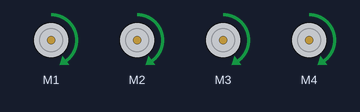
This sketch was run on a simulated Arduino Uno, built with avr-gcc and run on an emulated ATmega328P. Shown: 4 × DC motor (green arrow = forward, orange = backward, longer = faster). At 14.0 s the program stops and its outputs stay as they are.

Above: at 0.1 s.
At 3.1 s:
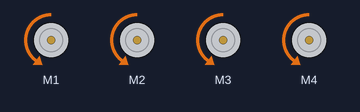
At 11.1 s:
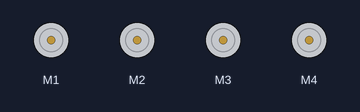
Timing chart, 0 to 12.6 s (numbered marks = the images above):
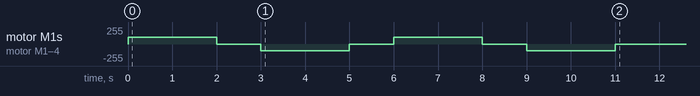

The sketch:

MotorMovement.ino
```cpp
#include <AFMotor.h>

// M1 and M2 share the MOTOR12_* PWM group; M3 and M4 share MOTOR34_*.
AF_DCMotor m1(1, MOTOR12_64KHZ);
AF_DCMotor m2(2, MOTOR12_64KHZ);
AF_DCMotor m3(3, MOTOR34_64KHZ);
AF_DCMotor m4(4, MOTOR34_64KHZ);

// Half-speed relative to prior 200 → use ~100 (0–255 range) Your Ma Li (Horse Power)
const uint8_t SPEED_M1 = 100;  //M1 Front Right
const uint8_t SPEED_M2 = 100;  //M2 Front LEft
const uint8_t SPEED_M3 = 100;  //M3 Rear Left
const uint8_t SPEED_M4 = 100; //M4 Rear Right

void setup() {
  // Set PWM duty (speed) per motor
  m1.setSpeed(SPEED_M1);
  m2.setSpeed(SPEED_M2);
  m3.setSpeed(SPEED_M3);
  m4.setSpeed(SPEED_M4);

  // Ensure all motors are stopped at start
  stopAll();
}

void loop() {
  static uint8_t cycles = 0;

  if (cycles < 2) {
    // Forward phase: all four together
    runAll(FORWARD);
    delay(2000);

    // Stop/coast
    stopAll();
    delay(1000);

    // Backward phase: all four together
    runAll(BACKWARD);
    delay(2000);

    // Stop/coast
    stopAll();
    delay(1000);

    cycles++;
  } else {
    // Permanently stop after two cycles
    stopAll();
    // Idle forever until reset/reupload
    while (true) {
      delay(1000);
    }
  }
}

void runAll(uint8_t dir) {
  m1.run(dir);
  m2.run(dir);
  m3.run(dir);
  m4.run(dir);
}

void stopAll() {
  // RELEASE = coast stop for DC motors on AFMotor v1
  m1.run(RELEASE);
  m2.run(RELEASE);
  m3.run(RELEASE);
  m4.run(RELEASE);
}
```

Measured:
- by itself, motor M1–4: stopped → forward 100/255 at 0.00 s, → stopped 2.0 s later, → backward 100/255 1.0 s later, → stopped 2.0 s later, … (8 changes in this stretch)
